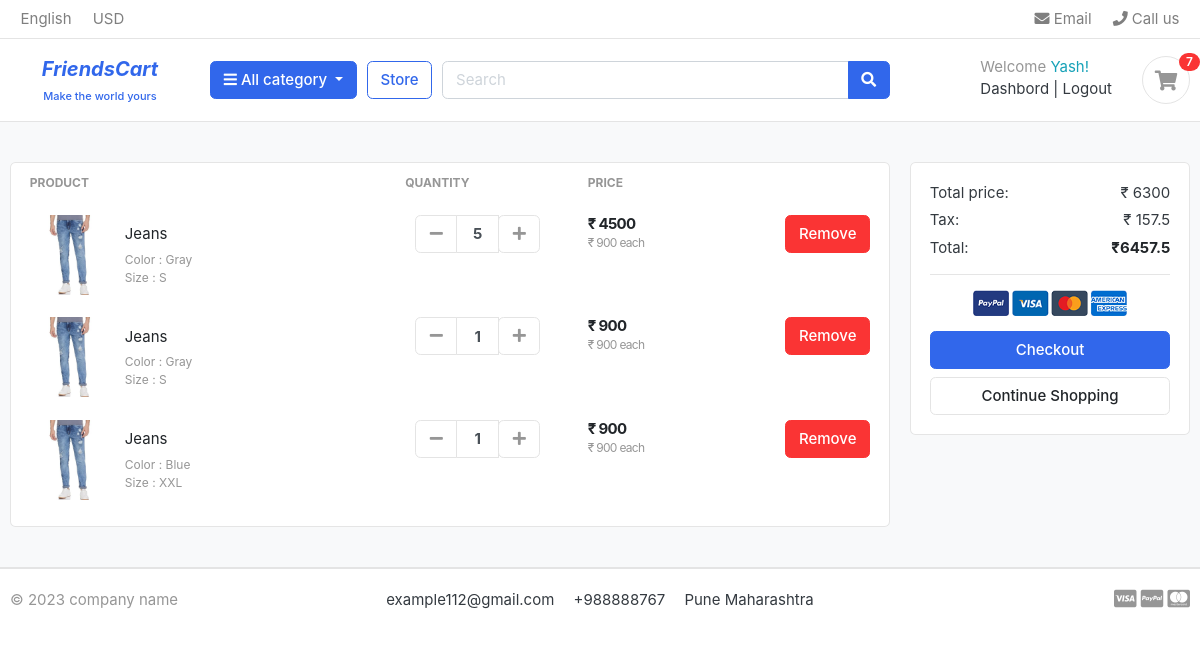
Page /carts/ (signed in) on the committed database.
### accounts/models.py (models this page shows, shortened)
class Account(AbstractBaseUser):
    first_name = models.CharField(max_length=50)
    last_name = models.CharField(max_length=50)
    username = models.CharField(max_length=50, unique= True)
    email = models.EmailField(max_length=100, unique= True)
    phone = models.CharField(max_length=50)
    date_joined = models.DateTimeField(auto_now_add=True)
    last_login = models.DateTimeField(auto_now_add=True)
    is_admin = models.BooleanField(default=False)
    is_staff = models.BooleanField(default=False)
    is_active = models.BooleanField(default=False)
    is_superadmin = models.BooleanField(default=False)
    USERNAME_FIELD = 'email'
    REQUIRED_FIELDS = ['username','first_name','last_name']
    objects = MyAccountManager()

### carts/models.py (models this page shows, shortened)
class CartItem(models.Model):
    user = models.ForeignKey(Account, on_delete=models.CASCADE, null=True)
    product = models.ForeignKey(Product, on_delete=models.CASCADE)
    variations = models.ManyToManyField(Variation, blank=True)
    cart = models.ForeignKey(Cart, on_delete=models.CASCADE, null=True)
    quantity = models.IntegerField()
    is_active = models.BooleanField(default=True)
    def sub_total(self):
        return self.product.price * self.quantity

### store/models.py (models this page shows, shortened)
class Product(models.Model):
    product_name = models.CharField(max_length=200, unique=True)
    slug = models.SlugField(max_length=200, unique=True)
    description = models.TextField(max_length=500, blank=True)
    price = models.IntegerField()
    images = models.ImageField(upload_to='photos/products')
    stock = models.IntegerField()
    is_available = models.BooleanField(default=True)
    category = models.ForeignKey(Category, on_delete=models.CASCADE)
    created_date = models.DateTimeField(auto_now_add=True)
    modified_date = models.DateTimeField(auto_now=True)
    def get_url(self):
        return reverse('product_details', args=[self.category.slug, self.slug])

class Variation(models.Model):
    product = models.ForeignKey(Product, on_delete=models.CASCADE)
    variation_category = models.CharField(max_length=100, choices=variation_category_choice)
    variation_value = models.CharField(max_length=100)
    is_active = models.BooleanField(default=True)
    created_date = models.DateTimeField(auto_now=True)
    objects = VariationManager()

### carts/views.py (the view)
# urls.py: path('', views.cart, name="cart"),
def cart(request, total=0, quantity=0, cart_items=None):
    try:
        tax = 0
        grand_total = 0
        if request.user.is_authenticated:
            cart_items = CartItem.objects.filter(user=request.user, is_active=True)
        else:
            cart = Cart.objects.get(Cart_id=_cart_id(request))
            cart_items = CartItem.objects.filter(cart=cart, is_active=True)
        for cart_item in cart_items:
            total += (cart_item.product.price * cart_item.quantity)
            quantity += cart_item.quantity
        tax = ( 2.5 * total)/100
        grand_total = total + tax
    except ObjectDoesNotExist:
        pass # Just ignore
    context = {
        'total' : total,
        'quantity' : quantity,
        'cart_items' : cart_items,
        'tax' : tax,
        'grand_total' : grand_total,
    }
    return render(request, "store/cart.html", context)

### carts/context_processors.py (called while the page is built)
def counter(request):
    cart_count = 0
    if 'admin' in request.path:
        return ()
    else:
        try:
            cart = Cart.objects.filter(Cart_id=_cart_id(request))
            if request.user.is_authenticated:
                cart_items = CartItem.objects.all().filter(user=request.user)
            else:
                cart_items = CartItem.objects.all().filter(cart=cart[:1])
            for cart_item in cart_items:
                cart_count += cart_item.quantity
        except Cart.DoesNotExist:
            cart_count = 0
    return dict(cart_count=cart_count)

### carts/views.py (called while the page is built)
def _cart_id(request):
    cart = request.session.session_key
    if not cart:
        cart = request.session.create()
    return cart

### category/context_processors.py (called while the page is built)
def menu_links(request):
    links = Category.objects.all()
    return dict(links=links)

### category/models.py (called while the page is built)
    def get_url(self):
        return reverse('products_by_category', args=[self.slug])

### templates/store/cart.html (shortened to what this page needs)
{% extends 'base.html' %}
{% load static %}
{% block content %}
<section class="section-content padding-y bg">
    <div class="container">
    {% if not cart_items %}
    <h2 class="text-center">Your Shopping Cart is Empty</h2>
    <br>
    <div class="text-center">
        <a href="{% url 'store' %}" class="btn btn-primary" >Continue Shopping</a>
    </div>
    {% else %}
    <div class="row">
        <aside class="col-lg-9">
    <div class="card">
    <table class="table table-borderless table-shopping-cart">
    <thead class="text-muted">
    <tr class="small text-uppercase">
      <th scope="col">Product</th>
      <th scope="col" width="120">Quantity</th>
      <th scope="col" width="120">Price</th>
      <th scope="col" class="text-right" width="200"> </th>
    </tr>
    </thead>
    <tbody>
    {% for cart_item in cart_items %}
    <tr>
        <td>
            <figure class="itemside align-items-center">
                <a href="{{ cart_item.product.get_url }}"><div class="aside"><img src="{{ cart_item.product.images.url }}" class="img-sm"></div></a>
                <figcaption class="info">
                    <a href="{{ cart_item.product.get_url }}" class="title text-dark">{{ cart_item.product.product_name }}</a>
                    <p class="text-muted small">
                        {% if cart_item.variations.all %}
                            {% for item in cart_item.variations.all %}
                                {{ item.variation_category | capfirst }} : {{ item.variation_value | capfirst }} <br>
                            {% endfor %}
                        {% endif %}
                    </p>
                </figcaption>
            </figure>
        </td>
        <td>
                        <div class="col">
                            <div class="input-group input-spinner">
                                <div class="input-group-prepend">
                                <a href={% url 'remove_cart' cart_item.product.id cart_item.id %}  class="btn btn-light" type="button" id="button-plus"> <i class="fa fa-minus"></i> </a>
                                </div>
                                <input type="text" class="form-control"  value="{{ cart_item.quantity }}">
                                <div class="input-group-append">
                                    <form action="{% url 'add_cart' cart_item.product.id %}" method="POST">
                                            <button class="btn btn-light" type="submit" id="button-minus"> <i class="fa fa-plus"></i> </button>
                                    </form>
                                </div>
                            </div>
                        </div>
        </td>
        <td>
            <div class="price-wrap">
                <var class="price">&#8377; {{ cart_item.sub_total }} </var>
                <small class="text-muted">&#8377; {{ cart_item.product.price }} each</small>
            </div>
        </td>
        <td class="text-right">
        <a href="{% url 'remove_cart_item' cart_item.product.id cart_item.id %}" onclick="return confirm('Are you sure you want to delete this item')" class="btn btn-danger"> Remove</a>
        </td>
    </tr>
    {% endfor %}
    </tbody>
    </table>
    </div>
        </aside>
        <aside class="col-lg-3">
            <div class="card">
            <div class="card-body">
                <dl class="dlist-align">
                  <dt>Total price:</dt>
                  <dd class="text-right">&#8377; {{ total }}</dd>
                </dl>
                <dl class="dlist-align">
                  <dt>Tax:</dt>
                  <dd class="text-right">&#8377; {{ tax }}</dd>
                </dl>
                <dl class="dlist-align">
                  <dt>Total:</dt>
                  <dd class="text-right text-dark b"><strong>&#8377;{{ grand_total }}</strong></dd>
                </dl>
                <hr>
                <p class="text-center mb-3">
                    <img src="{% static 'images/misc/payments.png' %}" height="26">
                </p>
                <a href="{% url 'checkout' %}" class="btn btn-primary btn-block"> Checkout </a>
                <a href="{% url 'store' %}" class="btn btn-light btn-block">Continue Shopping</a>
            </div>
            </div>
    </aside>
    </div>
    {% endif %}
    </div>
    </section>
{% endblock %}

### templates/includes/navbar.html (shortened to what this page needs)
{% load static %}
<header class="section-header">
    <nav class="navbar p-md-0 navbar-expand-sm navbar-light border-bottom">
    <div class="container">
      <div class="collapse navbar-collapse" id="navbarTop4">
        <ul class="navbar-nav mr-auto">
            <li class="nav-item dropdown">
                 <a href="#" class="nav-link">   English </a>
            </li>
            <li class="nav-item dropdown">
                <a href="#" class="nav-link"> USD </a>
            </li>
        </ul>
        <ul class="navbar-nav">
            <li><a href="#" class="nav-link"> <i class="fa fa-envelope"></i> Email </a></li>
            <li><a href="#" class="nav-link"> <i class="fa fa-phone"></i> Call us </a></li>
        </ul>
      </div>
    </div>
    </nav>
    <section class="header-main border-bottom">
        <div class="container">
    <div class="row align-items-center">
        <div class="col-lg-2 col-md-3 col-6">
            <a href="{% url 'home' %}" class="brand-wrap">
                <div class="text-center" >
                    <i style="font-weight:bold;font-size:20px;" class="mb-0" >FriendsCart</i><br>
                    <small style="font-weight:500;font-size:11px;" class="mt-0">Make the world yours</small>
                </div>
            </a>
        </div>
        <div class="col-lg col-sm col-md col-6 flex-grow-0">
            <div class="category-wrap dropdown d-inline-block float-right">
                <button type="button" class="btn btn-primary dropdown-toggle" data-toggle="dropdown">
                    <i class="fa fa-bars"></i> All category
                </button>
            </div>
        </div>
        <a href="{% url 'store' %}" class="btn btn-outline-primary">Store</a>
        <div class="col-lg  col-md-6 col-sm-12 col">
            <form action="{% url 'search' %}" class="search" methos="GET" >
                <div class="input-group w-100">
                    <input type="text" class="form-control" style="width:60%;" placeholder="Search" name="keyword">
                    <div class="input-group-append">
                      <button class="btn btn-primary" type="submit">
                        <i class="fa fa-search"></i>
                      </button>
                    </div>
                </div>
            </form>
        </div>
        <div class="col-lg-3 col-sm-6 col-8 order-2 order-lg-3">
                    <div class="d-flex justify-content-end mb-3 mb-lg-0">
                        {% if user.id is None %}
                        <div class="widget-header">
                            <small class="title text-muted">Welcome guest!</small>
                            <div>
                                <a href="{% url 'login' %}">Sign in</a> <span class="dark-transp"> | </span>
                                <a href="{% url 'register' %}"> Register</a>
                            </div>
                        </div>
                        {% else %}
                        <div class="widget-header">
                            <span class="title text-muted">Welcome <span class="text-info bold">{{ user.first_name }}!</span></span>
                            <div>
                                <a href="{% url 'dashbord' %}">Dashbord</a> <span class="dark-transp"> | </span>
                                <a href="{% url 'logout' %}"> Logout</a>
                            </div>
                        </div>
                        {% endif %}
                        <a href="{% url 'cart' %}" class="widget-header pl-3 ml-3">
                            <div class="icon icon-sm rounded-circle border"><i class="fa fa-shopping-cart"></i></div>
                            <span class="badge badge-pill badge-danger notify">{{ cart_count }}</span>
                        </a>
                    </div>
                </div>
    </div>
        </div>
    </section>
    </header>

### static/css/ui.css (style rules this page uses)
html { font-family: "Inter", sans-serif; font-size: 15px; }
.price-wrap { letter-spacing: -0.7px; }
.icon-xs, .icon-sm, .icon-md, .icon-lg { display: inline-block; text-align: center; flex-shrink: 0; flex-grow: 0; }
.icon-sm { width: 48px; height: 48px; line-height: 48px !important; font-size: 20px; }
.img-xs, .img-sm, .img-md, .img-lg { -o-object-fit: cover; object-fit: cover; flex-shrink: 0; flex-grow: 0; }
.img-sm { width: 80px; height: 80px; }
.padding-y { padding-top: 40px; padding-bottom: 40px; }
var { font-style: normal; }
figure { margin-bottom: 0; }
.bg { background-color: #f8f9fa; }
.b { font-weight: 600; }
p:last-child { margin-bottom: 0; }
.header-main { position: relative; padding-top: 1rem; padding-bottom: 1rem; }
.widget-header { display: inline-block; vertical-align: middle; position: relative; }
.widget-header a { color: #343a40; }
.widget-header i { color: #969696; }
.widget-header .title { display: block; }
.widget-header .notify { position: absolute; top: -3px; right: -10px; }
.btn-light { background-color: #fff; border-color: #e4e4e4; }
.btn-light i { color: #969696; }
.itemside { position: relative; display: flex; width: 100%; }
.itemside .aside { position: relative; flex-shrink: 0; }
.itemside .info { padding-left: 15px; padding-right: 7px; }
.itemside p { margin-bottom: 0; }
.itemside .title { display: block; margin-bottom: 5px; color: #212529; }
[class*=dlist-] { margin-bottom: 5px; }
[class*=dlist-] dd { margin-bottom: 0; }
.dlist-align { display: flex; }
.dlist-align dt { width: 150px; word-wrap: break-word; font-weight: normal; }
.dlist-align dd { flex-grow: 1; }
.notify { position: absolute; top: -4px; right: -10px; display: inline-block; padding: 0.25em 0.6em; font-size: 12px; line-height: 1; text-align: center; border-radius: 3rem; color: #fff; background-color: #fa3434; }
.price { font-weight: 600; color: #212529; }
.input-spinner { width: 125px; flex-wrap: nowrap; display: inline-flex; vertical-align: middle; }
.input-spinner input.form-control { text-align: center; max-width: 46px; font-weight: bold; flex-basis: 46px; border-color: #e4e4e4; flex-grow: 0; }
.input-spinner .btn { width: 42px; text-align: center; padding-left: 0.5rem; padding-right: 0.5rem; }
.table-shopping-cart.table td, .table-shopping-cart.table th { padding-left: 1.25rem; padding-right: 1.25rem; }
.table-shopping-cart .price-wrap { line-height: 1.2; }
.table-shopping-cart .price { font-weight: bold; margin-right: 5px; display: block; }

### rows in the picture
Account: first_name "Yash"
CartItem: product.images (picture), product.product_name "Jeans", quantity "5", sub_total "4500", product.price "900"
Variation: variation_category "Color", variation_value "Gray"
Variation: variation_category "Size", variation_value "S"
CartItem: product.images (picture), product.product_name "Jeans", quantity "1", sub_total "900", product.price "900"
CartItem: product.images (picture), product.product_name "Jeans", quantity "1", sub_total "900", product.price "900"
Variation: variation_category "Color", variation_value "Blue"
Variation: variation_category "Size", variation_value "XXL"

### other values in the picture
{{ cart_count }} "7"
{{ total }} "6300"
{{ tax }} "157.5"
{{ grand_total }} "6457.5"
